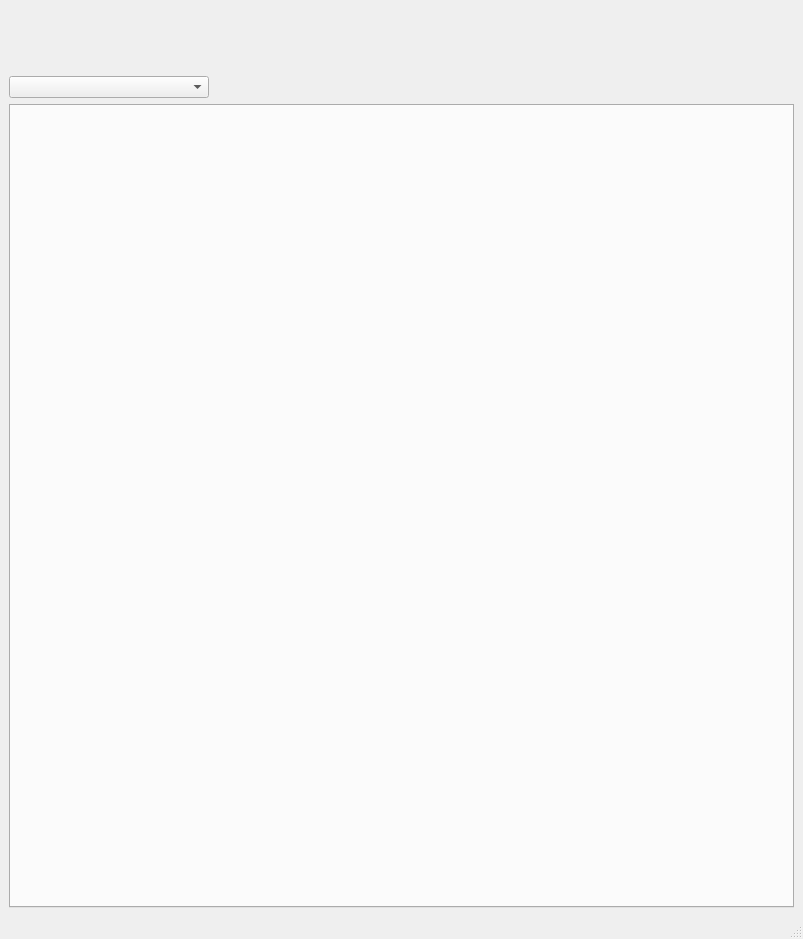
<?xml version="1.0" encoding="UTF-8"?>
<ui version="4.0">
 <class>MainWindow</class>
 <widget class="QMainWindow" name="MainWindow">
  <property name="enabled">
   <bool>true</bool>
  </property>
  <property name="geometry">
   <rect>
    <x>0</x>
    <y>0</y>
    <width>803</width>
    <height>939</height>
   </rect>
  </property>
  <property name="sizePolicy">
   <sizepolicy hsizetype="Preferred" vsizetype="Preferred">
    <horstretch>0</horstretch>
    <verstretch>13</verstretch>
   </sizepolicy>
  </property>
  <property name="minimumSize">
   <size>
    <width>0</width>
    <height>0</height>
   </size>
  </property>
  <property name="maximumSize">
   <size>
    <width>16777215</width>
    <height>16777215</height>
   </size>
  </property>
  <property name="windowTitle">
   <string>MainWindow</string>
  </property>
  <property name="animated">
   <bool>true</bool>
  </property>
  <property name="unifiedTitleAndToolBarOnMac">
   <bool>false</bool>
  </property>
  <widget class="QWidget" name="centralwidget">
   <layout class="QVBoxLayout" name="verticalLayout_2">
    <item>
     <widget class="HeaderWidget" name="widget" native="true">
      <property name="sizePolicy">
       <sizepolicy hsizetype="Preferred" vsizetype="Preferred">
        <horstretch>0</horstretch>
        <verstretch>7</verstretch>
       </sizepolicy>
      </property>
      <property name="minimumSize">
       <size>
        <width>0</width>
        <height>0</height>
       </size>
      </property>
      <property name="baseSize">
       <size>
        <width>800</width>
        <height>64</height>
       </size>
      </property>
      <property name="layoutDirection">
       <enum>Qt::LeftToRight</enum>
      </property>
     </widget>
    </item>
    <item>
     <widget class="QComboBox" name="combo_pages">
      <property name="sizePolicy">
       <sizepolicy hsizetype="Fixed" vsizetype="Maximum">
        <horstretch>0</horstretch>
        <verstretch>0</verstretch>
       </sizepolicy>
      </property>
      <property name="minimumSize">
       <size>
        <width>200</width>
        <height>0</height>
       </size>
      </property>
      <property name="maximumSize">
       <size>
        <width>200</width>
        <height>16777215</height>
       </size>
      </property>
     </widget>
    </item>
    <item>
     <widget class="QTabWidget" name="tabWidget">
      <property name="sizePolicy">
       <sizepolicy hsizetype="Preferred" vsizetype="Preferred">
        <horstretch>0</horstretch>
        <verstretch>92</verstretch>
       </sizepolicy>
      </property>
      <property name="tabPosition">
       <enum>QTabWidget::North</enum>
      </property>
      <property name="tabShape">
       <enum>QTabWidget::Triangular</enum>
      </property>
      <property name="currentIndex">
       <number>-1</number>
      </property>
      <property name="elideMode">
       <enum>Qt::ElideNone</enum>
      </property>
      <property name="documentMode">
       <bool>false</bool>
      </property>
      <property name="movable">
       <bool>false</bool>
      </property>
      <property name="tabBarAutoHide">
       <bool>false</bool>
      </property>
     </widget>
    </item>
   </layout>
  </widget>
  <widget class="QMenuBar" name="menubar">
   <property name="geometry">
    <rect>
     <x>0</x>
     <y>0</y>
     <width>803</width>
     <height>20</height>
    </rect>
   </property>
  </widget>
  <widget class="QStatusBar" name="statusbar"/>
 </widget>
 <customwidgets>
  <customwidget>
   <class>HeaderWidget</class>
   <extends>QWidget</extends>
   <header>headerwidget.h</header>
   <container>1</container>
  </customwidget>
 </customwidgets>
 <resources/>
 <connections/>
</ui>
